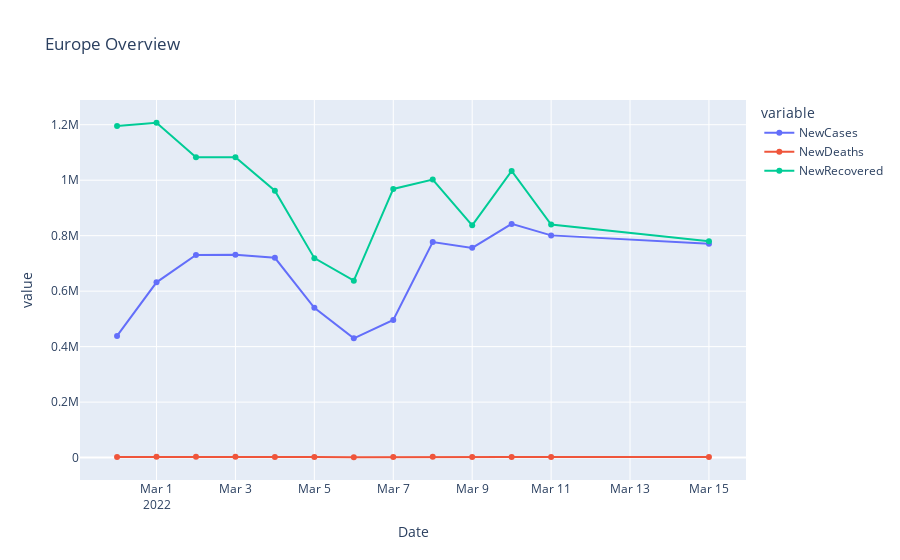
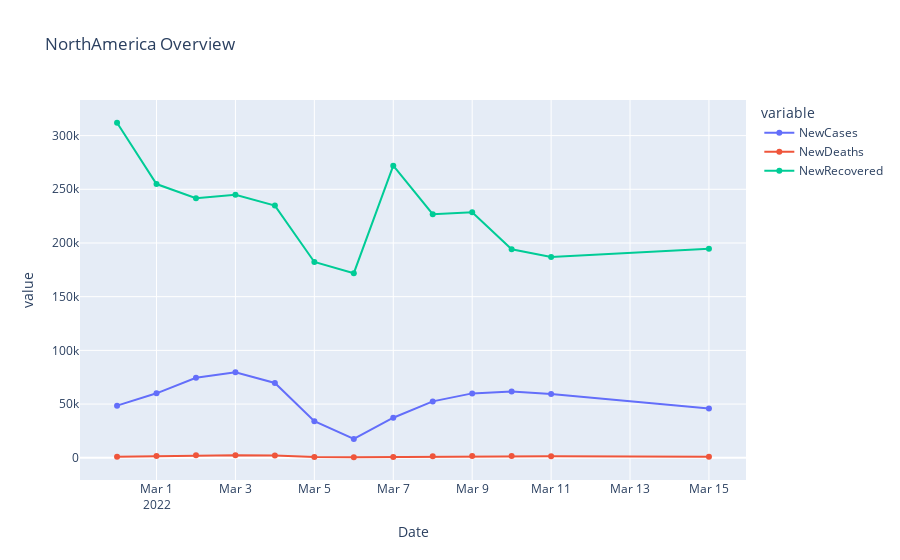
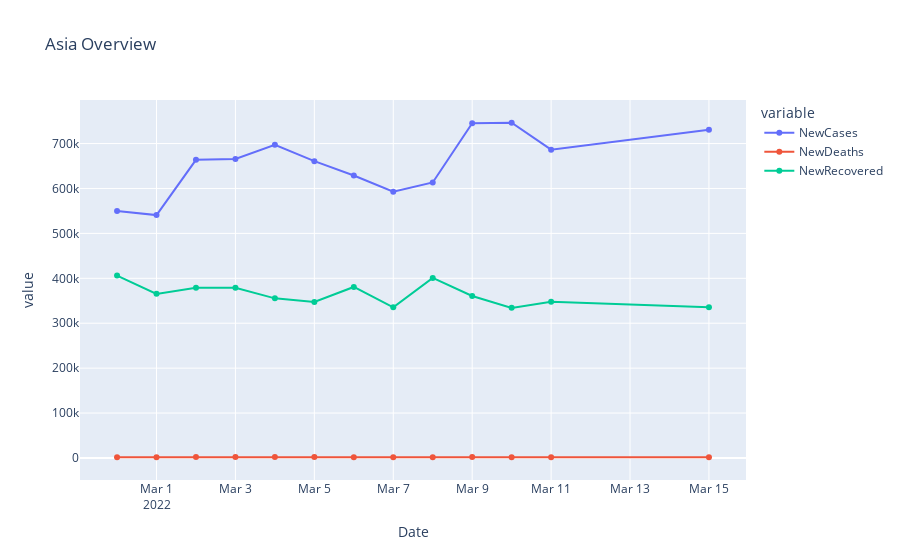
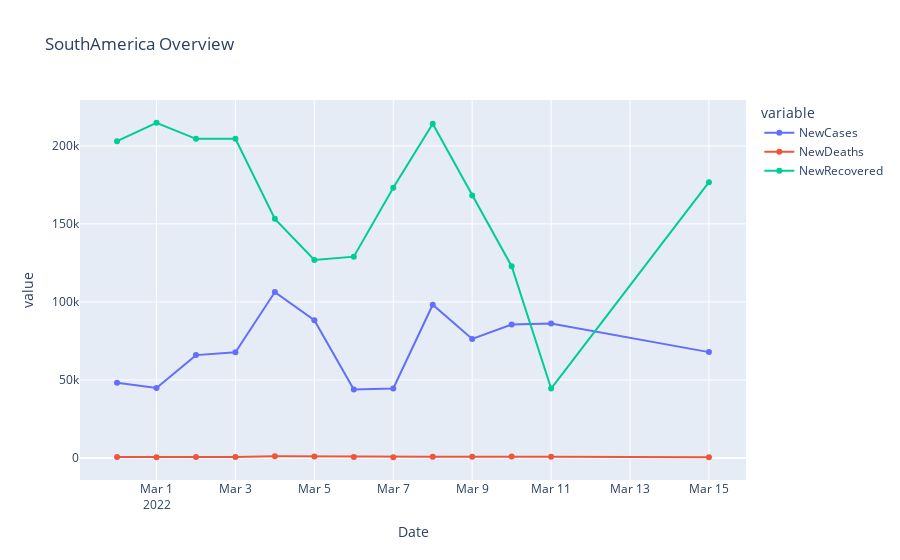

Write notebook code for charts like these, in order.
### Code cell
for continent in continents:
    continent_df_day = df_covid_by_day_plots[df_covid_by_day_plots['Continent'] == continent]
    
    #continent_df_day.set_index('Date',inplace=True)
    continent_df_day = continent_df_day.groupby(by='Date').sum().reset_index()
    
    title = continent + " Overview"
    fig = px.line(continent_df_day, x="Date", y=['NewCases', 'NewDeaths','NewRecovered'], markers = True, title=title)
    fig.show()

### Figure 1 — Plotly figure (JSON) as saved in the notebook; plotly's stock layout.template omitted (floating-point values rounded to 4 significant figures)
{"data": [{"hovertemplate": "variable=NewCases<br>Date=%{x}<br>value=%{y}<extra></extra>", "legendgroup": "NewCases", "line": {"color": "#636efa", "dash": "solid"}, "marker": {"symbol": "circle"}, "mode": "lines+markers", "name": "NewCases", "orientation": "v", "showlegend": true, "type": "scatter", "x": ["2022-02-28T00:00:00", "2022-03-01T00:00:00", "2022-03-02T00:00:00", "2022-03-03T00:00:00", "2022-03-04T00:00:00", "2022-03-05T00:00:00", "2022-03-06T00:00:00", "2022-03-07T00:00:00", "2022-03-08T00:00:00", "2022-03-09T00:00:00", "2022-03-10T00:00:00", "2022-03-11T00:00:00", "2022-03-15T00:00:00"], "xaxis": "x", "y": [438608, 631745, 730262, 731256, 720211, 539851, 429928, 496107, 777168, 756033, 842448, 801055, 771320], "yaxis": "y"}, {"hovertemplate": "variable=NewDeaths<br>Date=%{x}<br>value=%{y}<extra></extra>", "legendgroup": "NewDeaths", "line": {"color": "#EF553B", "dash": "solid"}, "marker": {"symbol": "circle"}, "mode": "lines+markers", "name": "NewDeaths", "orientation": "v", "showlegend": true, "type": "scatter", "x": ["2022-02-28T00:00:00", "2022-03-01T00:00:00", "2022-03-02T00:00:00", "2022-03-03T00:00:00", "2022-03-04T00:00:00", "2022-03-05T00:00:00", "2022-03-06T00:00:00", "2022-03-07T00:00:00", "2022-03-08T00:00:00", "2022-03-09T00:00:00", "2022-03-10T00:00:00", "2022-03-11T00:00:00", "2022-03-15T00:00:00"], "xaxis": "x", "y": [2269, 2651, 2628, 2628, 2552, 1888, 1268, 1932, 2982, 2311, 2153, 2147, 2125], "yaxis": "y"}, {"hovertemplate": "variable=NewRecovered<br>Date=%{x}<br>value=%{y}<extra></extra>", "legendgroup": "NewRecovered", "line": {"color": "#00cc96", "dash": "solid"}, "marker": {"symbol": "circle"}, "mode": "lines+markers", "name": "NewRecovered", "orientation": "v", "showlegend": true, "type": "scatter", "x": ["2022-02-28T00:00:00", "2022-03-01T00:00:00", "2022-03-02T00:00:00", "2022-03-03T00:00:00", "2022-03-04T00:00:00", "2022-03-05T00:00:00", "2022-03-06T00:00:00", "2022-03-07T00:00:00", "2022-03-08T00:00:00", "2022-03-09T00:00:00", "2022-03-10T00:00:00", "2022-03-11T00:00:00", "2022-03-15T00:00:00"], "xaxis": "x", "y": [1195673, 1207050, 1082923, 1082923, 962173, 719040, 637883, 968520, 1002120, 837165, 1033432, 840095, 779801], "yaxis": "y"}], "layout": {"legend": {"title": {"text": "variable"}, "tracegroupgap": 0}, "title": {"text": "Europe Overview"}, "xaxis": {"anchor": "y", "domain": [0, 1], "title": {"text": "Date"}}, "yaxis": {"anchor": "x", "domain": [0, 1], "title": {"text": "value"}}}}

### Figure 2 — Plotly figure (JSON) as saved in the notebook; plotly's stock layout.template omitted (floating-point values rounded to 4 significant figures)
{"data": [{"hovertemplate": "variable=NewCases<br>Date=%{x}<br>value=%{y}<extra></extra>", "legendgroup": "NewCases", "line": {"color": "#636efa", "dash": "solid"}, "marker": {"symbol": "circle"}, "mode": "lines+markers", "name": "NewCases", "orientation": "v", "showlegend": true, "type": "scatter", "x": ["2022-02-28T00:00:00", "2022-03-01T00:00:00", "2022-03-02T00:00:00", "2022-03-03T00:00:00", "2022-03-04T00:00:00", "2022-03-05T00:00:00", "2022-03-06T00:00:00", "2022-03-07T00:00:00", "2022-03-08T00:00:00", "2022-03-09T00:00:00", "2022-03-10T00:00:00", "2022-03-11T00:00:00", "2022-03-15T00:00:00"], "xaxis": "x", "y": [48494, 59993, 74462, 79565, 69621, 34089, 17526, 37276, 52481, 59922, 61684, 59310, 45774], "yaxis": "y"}, {"hovertemplate": "variable=NewDeaths<br>Date=%{x}<br>value=%{y}<extra></extra>", "legendgroup": "NewDeaths", "line": {"color": "#EF553B", "dash": "solid"}, "marker": {"symbol": "circle"}, "mode": "lines+markers", "name": "NewDeaths", "orientation": "v", "showlegend": true, "type": "scatter", "x": ["2022-02-28T00:00:00", "2022-03-01T00:00:00", "2022-03-02T00:00:00", "2022-03-03T00:00:00", "2022-03-04T00:00:00", "2022-03-05T00:00:00", "2022-03-06T00:00:00", "2022-03-07T00:00:00", "2022-03-08T00:00:00", "2022-03-09T00:00:00", "2022-03-10T00:00:00", "2022-03-11T00:00:00", "2022-03-15T00:00:00"], "xaxis": "x", "y": [1008, 1692, 2278, 2393, 2031, 734, 450, 634, 1307, 1609, 1605, 1303, 1002], "yaxis": "y"}, {"hovertemplate": "variable=NewRecovered<br>Date=%{x}<br>value=%{y}<extra></extra>", "legendgroup": "NewRecovered", "line": {"color": "#00cc96", "dash": "solid"}, "marker": {"symbol": "circle"}, "mode": "lines+markers", "name": "NewRecovered", "orientation": "v", "showlegend": true, "type": "scatter", "x": ["2022-02-28T00:00:00", "2022-03-01T00:00:00", "2022-03-02T00:00:00", "2022-03-03T00:00:00", "2022-03-04T00:00:00", "2022-03-05T00:00:00", "2022-03-06T00:00:00", "2022-03-07T00:00:00", "2022-03-08T00:00:00", "2022-03-09T00:00:00", "2022-03-10T00:00:00", "2022-03-11T00:00:00", "2022-03-15T00:00:00"], "xaxis": "x", "y": [311972, 254870, 241729, 244869, 234855, 182292, 171862, 272036, 226778, 228602, 194200, 186917, 194676], "yaxis": "y"}], "layout": {"legend": {"title": {"text": "variable"}, "tracegroupgap": 0}, "title": {"text": "NorthAmerica Overview"}, "xaxis": {"anchor": "y", "domain": [0, 1], "title": {"text": "Date"}}, "yaxis": {"anchor": "x", "domain": [0, 1], "title": {"text": "value"}}}}

### Figure 3 — Plotly figure (JSON) as saved in the notebook; plotly's stock layout.template omitted (floating-point values rounded to 4 significant figures)
{"data": [{"hovertemplate": "variable=NewCases<br>Date=%{x}<br>value=%{y}<extra></extra>", "legendgroup": "NewCases", "line": {"color": "#636efa", "dash": "solid"}, "marker": {"symbol": "circle"}, "mode": "lines+markers", "name": "NewCases", "orientation": "v", "showlegend": true, "type": "scatter", "x": ["2022-02-28T00:00:00", "2022-03-01T00:00:00", "2022-03-02T00:00:00", "2022-03-03T00:00:00", "2022-03-04T00:00:00", "2022-03-05T00:00:00", "2022-03-06T00:00:00", "2022-03-07T00:00:00", "2022-03-08T00:00:00", "2022-03-09T00:00:00", "2022-03-10T00:00:00", "2022-03-11T00:00:00", "2022-03-15T00:00:00"], "xaxis": "x", "y": [550075, 540721, 663771, 665479, 697132, 660777, 628950, 592776, 613406, 745049, 746291, 686376, 730678], "yaxis": "y"}, {"hovertemplate": "variable=NewDeaths<br>Date=%{x}<br>value=%{y}<extra></extra>", "legendgroup": "NewDeaths", "line": {"color": "#EF553B", "dash": "solid"}, "marker": {"symbol": "circle"}, "mode": "lines+markers", "name": "NewDeaths", "orientation": "v", "showlegend": true, "type": "scatter", "x": ["2022-02-28T00:00:00", "2022-03-01T00:00:00", "2022-03-02T00:00:00", "2022-03-03T00:00:00", "2022-03-04T00:00:00", "2022-03-05T00:00:00", "2022-03-06T00:00:00", "2022-03-07T00:00:00", "2022-03-08T00:00:00", "2022-03-09T00:00:00", "2022-03-10T00:00:00", "2022-03-11T00:00:00", "2022-03-15T00:00:00"], "xaxis": "x", "y": [1816, 1787, 2004, 2004, 2245, 1960, 1761, 1668, 1796, 1941, 1875, 1677, 1642], "yaxis": "y"}, {"hovertemplate": "variable=NewRecovered<br>Date=%{x}<br>value=%{y}<extra></extra>", "legendgroup": "NewRecovered", "line": {"color": "#00cc96", "dash": "solid"}, "marker": {"symbol": "circle"}, "mode": "lines+markers", "name": "NewRecovered", "orientation": "v", "showlegend": true, "type": "scatter", "x": ["2022-02-28T00:00:00", "2022-03-01T00:00:00", "2022-03-02T00:00:00", "2022-03-03T00:00:00", "2022-03-04T00:00:00", "2022-03-05T00:00:00", "2022-03-06T00:00:00", "2022-03-07T00:00:00", "2022-03-08T00:00:00", "2022-03-09T00:00:00", "2022-03-10T00:00:00", "2022-03-11T00:00:00", "2022-03-15T00:00:00"], "xaxis": "x", "y": [406160, 365353, 378837, 378837, 355344, 347517, 380772, 335291, 400761, 360733, 334194, 347821, 335765], "yaxis": "y"}], "layout": {"legend": {"title": {"text": "variable"}, "tracegroupgap": 0}, "title": {"text": "Asia Overview"}, "xaxis": {"anchor": "y", "domain": [0, 1], "title": {"text": "Date"}}, "yaxis": {"anchor": "x", "domain": [0, 1], "title": {"text": "value"}}}}

### Figure 4 — Plotly figure (JSON) as saved in the notebook; plotly's stock layout.template omitted (floating-point values rounded to 4 significant figures)
{"data": [{"hovertemplate": "variable=NewCases<br>Date=%{x}<br>value=%{y}<extra></extra>", "legendgroup": "NewCases", "line": {"color": "#636efa", "dash": "solid"}, "marker": {"symbol": "circle"}, "mode": "lines+markers", "name": "NewCases", "orientation": "v", "showlegend": true, "type": "scatter", "x": ["2022-02-28T00:00:00", "2022-03-01T00:00:00", "2022-03-02T00:00:00", "2022-03-03T00:00:00", "2022-03-04T00:00:00", "2022-03-05T00:00:00", "2022-03-06T00:00:00", "2022-03-07T00:00:00", "2022-03-08T00:00:00", "2022-03-09T00:00:00", "2022-03-10T00:00:00", "2022-03-11T00:00:00", "2022-03-15T00:00:00"], "xaxis": "x", "y": [48257, 44831, 65916, 67782, 106315, 88234, 43889, 44520, 98227, 76281, 85498, 86119, 67839], "yaxis": "y"}, {"hovertemplate": "variable=NewDeaths<br>Date=%{x}<br>value=%{y}<extra></extra>", "legendgroup": "NewDeaths", "line": {"color": "#EF553B", "dash": "solid"}, "marker": {"symbol": "circle"}, "mode": "lines+markers", "name": "NewDeaths", "orientation": "v", "showlegend": true, "type": "scatter", "x": ["2022-02-28T00:00:00", "2022-03-01T00:00:00", "2022-03-02T00:00:00", "2022-03-03T00:00:00", "2022-03-04T00:00:00", "2022-03-05T00:00:00", "2022-03-06T00:00:00", "2022-03-07T00:00:00", "2022-03-08T00:00:00", "2022-03-09T00:00:00", "2022-03-10T00:00:00", "2022-03-11T00:00:00", "2022-03-15T00:00:00"], "xaxis": "x", "y": [666, 532, 701, 702, 1093, 947, 594, 530, 771, 842, 966, 749, 470], "yaxis": "y"}, {"hovertemplate": "variable=NewRecovered<br>Date=%{x}<br>value=%{y}<extra></extra>", "legendgroup": "NewRecovered", "line": {"color": "#00cc96", "dash": "solid"}, "marker": {"symbol": "circle"}, "mode": "lines+markers", "name": "NewRecovered", "orientation": "v", "showlegend": true, "type": "scatter", "x": ["2022-02-28T00:00:00", "2022-03-01T00:00:00", "2022-03-02T00:00:00", "2022-03-03T00:00:00", "2022-03-04T00:00:00", "2022-03-05T00:00:00", "2022-03-06T00:00:00", "2022-03-07T00:00:00", "2022-03-08T00:00:00", "2022-03-09T00:00:00", "2022-03-10T00:00:00", "2022-03-11T00:00:00", "2022-03-15T00:00:00"], "xaxis": "x", "y": [203040, 214819, 204507, 204507, 153257, 126908, 129029, 173239, 214119, 168169, 122849, 44497, 176766], "yaxis": "y"}], "layout": {"legend": {"title": {"text": "variable"}, "tracegroupgap": 0}, "title": {"text": "SouthAmerica Overview"}, "xaxis": {"anchor": "y", "domain": [0, 1], "title": {"text": "Date"}}, "yaxis": {"anchor": "x", "domain": [0, 1], "title": {"text": "value"}}}}
